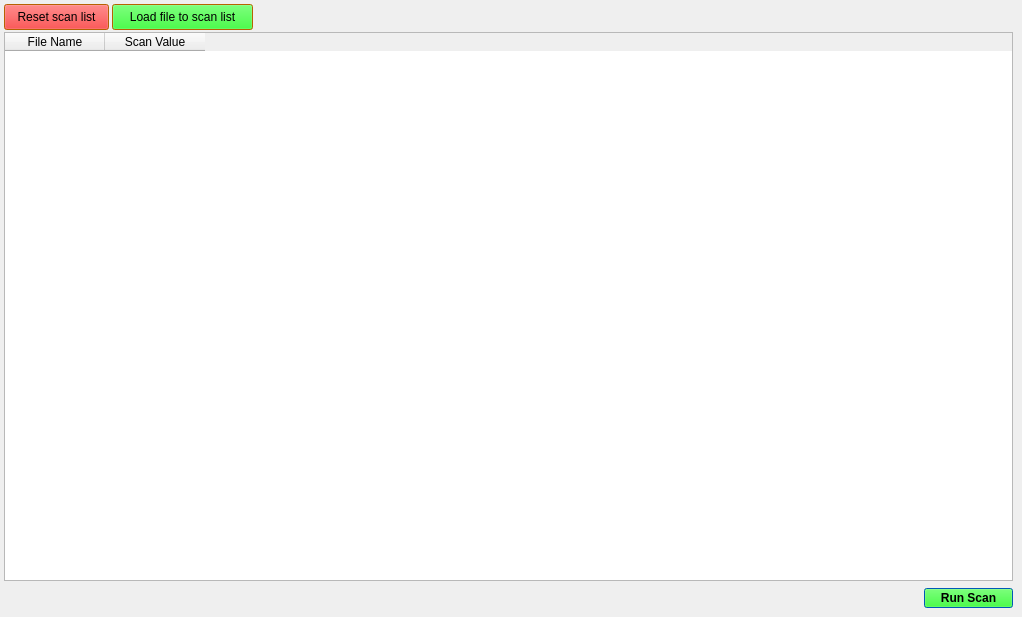
   <widget class="QWidget" name="tab">
    <attribute name="title">
     <string>Run Scan</string>
    </attribute>
    <widget class="QPushButton" name="runScanPB">
     <property name="geometry">
      <rect>
       <x>924</x>
       <y>588</y>
       <width>89</width>
       <height>20</height>
      </rect>
     </property>
     <property name="palette">
      <palette>
       <active>
        <colorrole role="WindowText">
         <brush brushstyle="SolidPattern">
          <color alpha="255">
           <red>0</red>
           <green>0</green>
           <blue>0</blue>
          </color>
         </brush>
        </colorrole>
        <colorrole role="Button">
         <brush brushstyle="SolidPattern">
          <color alpha="255">
           <red>0</red>
           <green>255</green>
           <blue>0</blue>
          </color>
         </brush>
        </colorrole>
        <colorrole role="Light">
         <brush brushstyle="SolidPattern">
          <color alpha="255">
           <red>130</red>
           <green>190</green>
           <blue>255</blue>
          </color>
         </brush>
        </colorrole>
        <colorrole role="Midlight">
         <brush brushstyle="SolidPattern">
          <color alpha="255">
           <red>66</red>
           <green>157</green>
           <blue>255</blue>
          </color>
         </brush>
        </colorrole>
        <colorrole role="Dark">
         <brush brushstyle="SolidPattern">
          <color alpha="255">
           <red>1</red>
           <green>62</green>
           <blue>127</blue>
          </color>
         </brush>
        </colorrole>
        <colorrole role="Mid">
         <brush brushstyle="SolidPattern">
          <color alpha="255">
           <red>1</red>
           <green>82</green>
           <blue>170</blue>
          </color>
         </brush>
        </colorrole>
        <colorrole role="Text">
         <brush brushstyle="SolidPattern">
          <color alpha="255">
           <red>0</red>
           <green>0</green>
           <blue>0</blue>
          </color>
         </brush>
        </colorrole>
        <colorrole role="BrightText">
         <brush brushstyle="SolidPattern">
          <color alpha="255">
           <red>255</red>
           <green>255</green>
           <blue>255</blue>
          </color>
         </brush>
        </colorrole>
        <colorrole role="ButtonText">
         <brush brushstyle="SolidPattern">
          <color alpha="255">
           <red>0</red>
           <green>0</green>
           <blue>0</blue>
          </color>
         </brush>
        </colorrole>
        <colorrole role="Base">
         <brush brushstyle="SolidPattern">
          <color alpha="255">
           <red>255</red>
           <green>255</green>
           <blue>255</blue>
          </color>
         </brush>
        </colorrole>
        <colorrole role="Window">
         <brush brushstyle="SolidPattern">
          <color alpha="255">
           <red>2</red>
           <green>124</green>
           <blue>255</blue>
          </color>
         </brush>
        </colorrole>
        <colorrole role="Shadow">
         <brush brushstyle="SolidPattern">
          <color alpha="255">
           <red>0</red>
           <green>0</green>
           <blue>0</blue>
          </color>
         </brush>
        </colorrole>
        <colorrole role="AlternateBase">
         <brush brushstyle="SolidPattern">
          <color alpha="255">
           <red>128</red>
           <green>189</green>
           <blue>255</blue>
          </color>
         </brush>
        </colorrole>
        <colorrole role="ToolTipBase">
         <brush brushstyle="SolidPattern">
          <color alpha="255">
           <red>255</red>
           <green>255</green>
           <blue>220</blue>
          </color>
         </brush>
        </colorrole>
        <colorrole role="ToolTipText">
         <brush brushstyle="SolidPattern">
          <color alpha="255">
           <red>0</red>
           <green>0</green>
           <blue>0</blue>
          </color>
         </brush>
        </colorrole>
       </active>
       <inactive>
        <colorrole role="WindowText">
         <brush brushstyle="SolidPattern">
          <color alpha="255">
           <red>0</red>
           <green>0</green>
           <blue>0</blue>
          </color>
         </brush>
        </colorrole>
        <colorrole role="Button">
         <brush brushstyle="SolidPattern">
          <color alpha="255">
           <red>0</red>
           <green>255</green>
           <blue>0</blue>
          </color>
         </brush>
        </colorrole>
        <colorrole role="Light">
         <brush brushstyle="SolidPattern">
          <color alpha="255">
           <red>130</red>
           <green>190</green>
           <blue>255</blue>
          </color>
         </brush>
        </colorrole>
        <colorrole role="Midlight">
         <brush brushstyle="SolidPattern">
          <color alpha="255">
           <red>66</red>
           <green>157</green>
           <blue>255</blue>
          </color>
         </brush>
        </colorrole>
        <colorrole role="Dark">
         <brush brushstyle="SolidPattern">
          <color alpha="255">
           <red>1</red>
           <green>62</green>
           <blue>127</blue>
          </color>
         </brush>
        </colorrole>
        <colorrole role="Mid">
         <brush brushstyle="SolidPattern">
          <color alpha="255">
           <red>1</red>
           <green>82</green>
           <blue>170</blue>
          </color>
         </brush>
        </colorrole>
        <colorrole role="Text">
         <brush brushstyle="SolidPattern">
          <color alpha="255">
           <red>0</red>
           <green>0</green>
           <blue>0</blue>
          </color>
         </brush>
        </colorrole>
        <colorrole role="BrightText">
         <brush brushstyle="SolidPattern">
          <color alpha="255">
           <red>255</red>
           <green>255</green>
           <blue>255</blue>
          </color>
         </brush>
        </colorrole>
        <colorrole role="ButtonText">
         <brush brushstyle="SolidPattern">
          <color alpha="255">
           <red>0</red>
           <green>0</green>
           <blue>0</blue>
          </color>
         </brush>
        </colorrole>
        <colorrole role="Base">
         <brush brushstyle="SolidPattern">
          <color alpha="255">
           <red>255</red>
           <green>255</green>
           <blue>255</blue>
          </color>
         </brush>
        </colorrole>
        <colorrole role="Window">
         <brush brushstyle="SolidPattern">
          <color alpha="255">
           <red>2</red>
           <green>124</green>
           <blue>255</blue>
          </color>
         </brush>
        </colorrole>
        <colorrole role="Shadow">
         <brush brushstyle="SolidPattern">
          <color alpha="255">
           <red>0</red>
           <green>0</green>
           <blue>0</blue>
          </color>
         </brush>
        </colorrole>
        <colorrole role="AlternateBase">
         <brush brushstyle="SolidPattern">
          <color alpha="255">
           <red>128</red>
           <green>189</green>
           <blue>255</blue>
          </color>
         </brush>
        </colorrole>
        <colorrole role="ToolTipBase">
         <brush brushstyle="SolidPattern">
          <color alpha="255">
           <red>255</red>
           <green>255</green>
           <blue>220</blue>
          </color>
         </brush>
        </colorrole>
        <colorrole role="ToolTipText">
         <brush brushstyle="SolidPattern">
          <color alpha="255">
           <red>0</red>
           <green>0</green>
           <blue>0</blue>
          </color>
         </brush>
        </colorrole>
       </inactive>
       <disabled>
        <colorrole role="WindowText">
         <brush brushstyle="SolidPattern">
          <color alpha="255">
           <red>1</red>
           <green>62</green>
           <blue>127</blue>
          </color>
         </brush>
        </colorrole>
        <colorrole role="Button">
         <brush brushstyle="SolidPattern">
          <color alpha="255">
           <red>0</red>
           <green>255</green>
           <blue>0</blue>
          </color>
         </brush>
        </colorrole>
        <colorrole role="Light">
         <brush brushstyle="SolidPattern">
          <color alpha="255">
           <red>130</red>
           <green>190</green>
           <blue>255</blue>
          </color>
         </brush>
        </colorrole>
        <colorrole role="Midlight">
         <brush brushstyle="SolidPattern">
          <color alpha="255">
           <red>66</red>
           <green>157</green>
           <blue>255</blue>
          </color>
         </brush>
        </colorrole>
        <colorrole role="Dark">
         <brush brushstyle="SolidPattern">
          <color alpha="255">
           <red>1</red>
           <green>62</green>
           <blue>127</blue>
          </color>
         </brush>
        </colorrole>
        <colorrole role="Mid">
         <brush brushstyle="SolidPattern">
          <color alpha="255">
           <red>1</red>
           <green>82</green>
           <blue>170</blue>
          </color>
         </brush>
        </colorrole>
        <colorrole role="Text">
         <brush brushstyle="SolidPattern">
          <color alpha="255">
           <red>1</red>
           <green>62</green>
           <blue>127</blue>
          </color>
         </brush>
        </colorrole>
        <colorrole role="BrightText">
         <brush brushstyle="SolidPattern">
          <color alpha="255">
           <red>255</red>
           <green>255</green>
           <blue>255</blue>
          </color>
         </brush>
        </colorrole>
        <colorrole role="ButtonText">
         <brush brushstyle="SolidPattern">
          <color alpha="255">
           <red>1</red>
           <green>62</green>
           <blue>127</blue>
          </color>
         </brush>
        </colorrole>
        <colorrole role="Base">
         <brush brushstyle="SolidPattern">
          <color alpha="255">
           <red>2</red>
           <green>124</green>
           <blue>255</blue>
          </color>
         </brush>
        </colorrole>
        <colorrole role="Window">
         <brush brushstyle="SolidPattern">
          <color alpha="255">
           <red>2</red>
           <green>124</green>
           <blue>255</blue>
          </color>
         </brush>
        </colorrole>
        <colorrole role="Shadow">
         <brush brushstyle="SolidPattern">
          <color alpha="255">
           <red>0</red>
           <green>0</green>
           <blue>0</blue>
          </color>
         </brush>
        </colorrole>
        <colorrole role="AlternateBase">
         <brush brushstyle="SolidPattern">
          <color alpha="255">
           <red>2</red>
           <green>124</green>
           <blue>255</blue>
          </color>
         </brush>
        </colorrole>
        <colorrole role="ToolTipBase">
         <brush brushstyle="SolidPattern">
          <color alpha="255">
           <red>255</red>
           <green>255</green>
           <blue>220</blue>
          </color>
         </brush>
        </colorrole>
        <colorrole role="ToolTipText">
         <brush brushstyle="SolidPattern">
          <color alpha="255">
           <red>0</red>
           <green>0</green>
           <blue>0</blue>
          </color>
         </brush>
        </colorrole>
       </disabled>
      </palette>
     </property>
     <property name="font">
      <font>
       <weight>75</weight>
       <bold>true</bold>
      </font>
     </property>
     <property name="text">
      <string>Run Scan</string>
     </property>
    </widget>
    <widget class="QPushButton" name="loadFileToScanListPB">
     <property name="geometry">
      <rect>
       <x>112</x>
       <y>4</y>
       <width>141</width>
       <height>26</height>
      </rect>
     </property>
     <property name="palette">
      <palette>
       <active>
        <colorrole role="WindowText">
         <brush brushstyle="SolidPattern">
          <color alpha="255">
           <red>0</red>
           <green>0</green>
           <blue>0</blue>
          </color>
         </brush>
        </colorrole>
        <colorrole role="Button">
         <brush brushstyle="SolidPattern">
          <color alpha="255">
           <red>0</red>
           <green>255</green>
           <blue>0</blue>
          </color>
         </brush>
        </colorrole>
        <colorrole role="Light">
         <brush brushstyle="SolidPattern">
          <color alpha="255">
           <red>255</red>
           <green>197</green>
           <blue>129</blue>
          </color>
         </brush>
        </colorrole>
        <colorrole role="Midlight">
         <brush brushstyle="SolidPattern">
          <color alpha="255">
           <red>255</red>
           <green>167</green>
           <blue>65</blue>
          </color>
         </brush>
        </colorrole>
        <colorrole role="Dark">
         <brush brushstyle="SolidPattern">
          <color alpha="255">
           <red>127</red>
           <green>68</green>
           <blue>0</blue>
          </color>
         </brush>
        </colorrole>
        <colorrole role="Mid">
         <brush brushstyle="SolidPattern">
          <color alpha="255">
           <red>170</red>
           <green>91</green>
           <blue>0</blue>
          </color>
         </brush>
        </colorrole>
        <colorrole role="Text">
         <brush brushstyle="SolidPattern">
          <color alpha="255">
           <red>0</red>
           <green>0</green>
           <blue>0</blue>
          </color>
         </brush>
        </colorrole>
        <colorrole role="BrightText">
         <brush brushstyle="SolidPattern">
          <color alpha="255">
           <red>255</red>
           <green>255</green>
           <blue>255</blue>
          </color>
         </brush>
        </colorrole>
        <colorrole role="ButtonText">
         <brush brushstyle="SolidPattern">
          <color alpha="255">
           <red>0</red>
           <green>0</green>
           <blue>0</blue>
          </color>
         </brush>
        </colorrole>
        <colorrole role="Base">
         <brush brushstyle="SolidPattern">
          <color alpha="255">
           <red>255</red>
           <green>255</green>
           <blue>255</blue>
          </color>
         </brush>
        </colorrole>
        <colorrole role="Window">
         <brush brushstyle="SolidPattern">
          <color alpha="255">
           <red>255</red>
           <green>137</green>
           <blue>1</blue>
          </color>
         </brush>
        </colorrole>
        <colorrole role="Shadow">
         <brush brushstyle="SolidPattern">
          <color alpha="255">
           <red>0</red>
           <green>0</green>
           <blue>0</blue>
          </color>
         </brush>
        </colorrole>
        <colorrole role="AlternateBase">
         <brush brushstyle="SolidPattern">
          <color alpha="255">
           <red>255</red>
           <green>196</green>
           <blue>128</blue>
          </color>
         </brush>
        </colorrole>
        <colorrole role="ToolTipBase">
         <brush brushstyle="SolidPattern">
          <color alpha="255">
           <red>255</red>
           <green>255</green>
           <blue>220</blue>
          </color>
         </brush>
        </colorrole>
        <colorrole role="ToolTipText">
         <brush brushstyle="SolidPattern">
          <color alpha="255">
           <red>0</red>
           <green>0</green>
           <blue>0</blue>
          </color>
         </brush>
        </colorrole>
       </active>
       <inactive>
        <colorrole role="WindowText">
         <brush brushstyle="SolidPattern">
          <color alpha="255">
           <red>0</red>
           <green>0</green>
           <blue>0</blue>
          </color>
         </brush>
        </colorrole>
        <colorrole role="Button">
         <brush brushstyle="SolidPattern">
          <color alpha="255">
           <red>0</red>
           <green>255</green>
           <blue>0</blue>
          </color>
         </brush>
        </colorrole>
        <colorrole role="Light">
         <brush brushstyle="SolidPattern">
          <color alpha="255">
           <red>255</red>
           <green>197</green>
           <blue>129</blue>
          </color>
         </brush>
        </colorrole>
        <colorrole role="Midlight">
         <brush brushstyle="SolidPattern">
          <color alpha="255">
           <red>255</red>
           <green>167</green>
           <blue>65</blue>
          </color>
         </brush>
        </colorrole>
        <colorrole role="Dark">
         <brush brushstyle="SolidPattern">
          <color alpha="255">
           <red>127</red>
           <green>68</green>
           <blue>0</blue>
          </color>
         </brush>
        </colorrole>
        <colorrole role="Mid">
         <brush brushstyle="SolidPattern">
          <color alpha="255">
           <red>170</red>
           <green>91</green>
           <blue>0</blue>
          </color>
         </brush>
        </colorrole>
        <colorrole role="Text">
         <brush brushstyle="SolidPattern">
          <color alpha="255">
           <red>0</red>
           <green>0</green>
           <blue>0</blue>
          </color>
         </brush>
        </colorrole>
        <colorrole role="BrightText">
         <brush brushstyle="SolidPattern">
          <color alpha="255">
           <red>255</red>
           <green>255</green>
           <blue>255</blue>
          </color>
         </brush>
        </colorrole>
        <colorrole role="ButtonText">
         <brush brushstyle="SolidPattern">
          <color alpha="255">
           <red>0</red>
           <green>0</green>
           <blue>0</blue>
          </color>
         </brush>
        </colorrole>
        <colorrole role="Base">
         <brush brushstyle="SolidPattern">
          <color alpha="255">
           <red>255</red>
           <green>255</green>
           <blue>255</blue>
          </color>
         </brush>
        </colorrole>
        <colorrole role="Window">
         <brush brushstyle="SolidPattern">
          <color alpha="255">
           <red>255</red>
           <green>137</green>
           <blue>1</blue>
          </color>
         </brush>
        </colorrole>
        <colorrole role="Shadow">
         <brush brushstyle="SolidPattern">
          <color alpha="255">
           <red>0</red>
           <green>0</green>
           <blue>0</blue>
          </color>
         </brush>
        </colorrole>
        <colorrole role="AlternateBase">
         <brush brushstyle="SolidPattern">
          <color alpha="255">
           <red>255</red>
           <green>196</green>
           <blue>128</blue>
          </color>
         </brush>
        </colorrole>
        <colorrole role="ToolTipBase">
         <brush brushstyle="SolidPattern">
          <color alpha="255">
           <red>255</red>
           <green>255</green>
           <blue>220</blue>
          </color>
         </brush>
        </colorrole>
        <colorrole role="ToolTipText">
         <brush brushstyle="SolidPattern">
          <color alpha="255">
           <red>0</red>
           <green>0</green>
           <blue>0</blue>
          </color>
         </brush>
        </colorrole>
       </inactive>
       <disabled>
        <colorrole role="WindowText">
         <brush brushstyle="SolidPattern">
          <color alpha="255">
           <red>127</red>
           <green>68</green>
           <blue>0</blue>
          </color>
         </brush>
        </colorrole>
        <colorrole role="Button">
         <brush brushstyle="SolidPattern">
          <color alpha="255">
           <red>0</red>
           <green>255</green>
           <blue>0</blue>
          </color>
         </brush>
        </colorrole>
        <colorrole role="Light">
         <brush brushstyle="SolidPattern">
          <color alpha="255">
           <red>255</red>
           <green>197</green>
           <blue>129</blue>
          </color>
         </brush>
        </colorrole>
        <colorrole role="Midlight">
         <brush brushstyle="SolidPattern">
          <color alpha="255">
           <red>255</red>
           <green>167</green>
           <blue>65</blue>
          </color>
         </brush>
        </colorrole>
        <colorrole role="Dark">
         <brush brushstyle="SolidPattern">
          <color alpha="255">
           <red>127</red>
           <green>68</green>
           <blue>0</blue>
          </color>
         </brush>
        </colorrole>
        <colorrole role="Mid">
         <brush brushstyle="SolidPattern">
          <color alpha="255">
           <red>170</red>
           <green>91</green>
           <blue>0</blue>
          </color>
         </brush>
        </colorrole>
        <colorrole role="Text">
         <brush brushstyle="SolidPattern">
          <color alpha="255">
           <red>127</red>
           <green>68</green>
           <blue>0</blue>
          </color>
         </brush>
        </colorrole>
        <colorrole role="BrightText">
         <brush brushstyle="SolidPattern">
          <color alpha="255">
           <red>255</red>
           <green>255</green>
           <blue>255</blue>
          </color>
         </brush>
        </colorrole>
        <colorrole role="ButtonText">
         <brush brushstyle="SolidPattern">
          <color alpha="255">
           <red>127</red>
           <green>68</green>
           <blue>0</blue>
          </color>
         </brush>
        </colorrole>
        <colorrole role="Base">
         <brush brushstyle="SolidPattern">
          <color alpha="255">
           <red>255</red>
           <green>137</green>
           <blue>1</blue>
          </color>
         </brush>
        </colorrole>
        <colorrole role="Window">
         <brush brushstyle="SolidPattern">
          <color alpha="255">
           <red>255</red>
           <green>137</green>
           <blue>1</blue>
          </color>
         </brush>
        </colorrole>
        <colorrole role="Shadow">
         <brush brushstyle="SolidPattern">
          <color alpha="255">
           <red>0</red>
           <green>0</green>
           <blue>0</blue>
          </color>
         </brush>
        </colorrole>
        <colorrole role="AlternateBase">
         <brush brushstyle="SolidPattern">
          <color alpha="255">
           <red>255</red>
           <green>137</green>
           <blue>1</blue>
          </color>
         </brush>
        </colorrole>
        <colorrole role="ToolTipBase">
         <brush brushstyle="SolidPattern">
          <color alpha="255">
           <red>255</red>
           <green>255</green>
           <blue>220</blue>
          </color>
         </brush>
        </colorrole>
        <colorrole role="ToolTipText">
         <brush brushstyle="SolidPattern">
          <color alpha="255">
           <red>0</red>
           <green>0</green>
           <blue>0</blue>
          </color>
         </brush>
        </colorrole>
       </disabled>
      </palette>
     </property>
     <property name="text">
      <string>Load file to scan list</string>
     </property>
    </widget>
    <widget class="QTableWidget" name="scanListTW">
     <property name="geometry">
      <rect>
       <x>4</x>
       <y>32</y>
       <width>1009</width>
       <height>549</height>
      </rect>
     </property>
     <column>
      <property name="text">
       <string>File Name</string>
      </property>
     </column>
     <column>
      <property name="text">
       <string>Scan Value</string>
      </property>
     </column>
    </widget>
    <widget class="QPushButton" name="resetScanListPB">
     <property name="geometry">
      <rect>
       <x>4</x>
       <y>4</y>
       <width>105</width>
       <height>26</height>
      </rect>
     </property>
     <property name="palette">
      <palette>
       <active>
        <colorrole role="WindowText">
         <brush brushstyle="SolidPattern">
          <color alpha="255">
           <red>0</red>
           <green>0</green>
           <blue>0</blue>
          </color>
         </brush>
        </colorrole>
        <colorrole role="Button">
         <brush brushstyle="SolidPattern">
          <color alpha="255">
           <red>255</red>
           <green>0</green>
           <blue>0</blue>
          </color>
         </brush>
        </colorrole>
        <colorrole role="Light">
         <brush brushstyle="SolidPattern">
          <color alpha="255">
           <red>255</red>
           <green>197</green>
           <blue>129</blue>
          </color>
         </brush>
        </colorrole>
        <colorrole role="Midlight">
         <brush brushstyle="SolidPattern">
          <color alpha="255">
           <red>255</red>
           <green>167</green>
           <blue>65</blue>
          </color>
         </brush>
        </colorrole>
        <colorrole role="Dark">
         <brush brushstyle="SolidPattern">
          <color alpha="255">
           <red>127</red>
           <green>68</green>
           <blue>0</blue>
          </color>
         </brush>
        </colorrole>
        <colorrole role="Mid">
         <brush brushstyle="SolidPattern">
          <color alpha="255">
           <red>170</red>
           <green>91</green>
           <blue>0</blue>
          </color>
         </brush>
        </colorrole>
        <colorrole role="Text">
         <brush brushstyle="SolidPattern">
          <color alpha="255">
           <red>0</red>
           <green>0</green>
           <blue>0</blue>
          </color>
         </brush>
        </colorrole>
        <colorrole role="BrightText">
         <brush brushstyle="SolidPattern">
          <color alpha="255">
           <red>255</red>
           <green>255</green>
           <blue>255</blue>
          </color>
         </brush>
        </colorrole>
        <colorrole role="ButtonText">
         <brush brushstyle="SolidPattern">
          <color alpha="255">
           <red>0</red>
           <green>0</green>
           <blue>0</blue>
          </color>
         </brush>
        </colorrole>
        <colorrole role="Base">
         <brush brushstyle="SolidPattern">
          <color alpha="255">
           <red>255</red>
           <green>255</green>
           <blue>255</blue>
          </color>
         </brush>
        </colorrole>
        <colorrole role="Window">
         <brush brushstyle="SolidPattern">
          <color alpha="255">
           <red>255</red>
           <green>137</green>
           <blue>1</blue>
          </color>
         </brush>
        </colorrole>
        <colorrole role="Shadow">
         <brush brushstyle="SolidPattern">
          <color alpha="255">
           <red>0</red>
           <green>0</green>
           <blue>0</blue>
          </color>
         </brush>
        </colorrole>
        <colorrole role="AlternateBase">
         <brush brushstyle="SolidPattern">
          <color alpha="255">
           <red>255</red>
           <green>196</green>
           <blue>128</blue>
          </color>
         </brush>
        </colorrole>
        <colorrole role="ToolTipBase">
         <brush brushstyle="SolidPattern">
          <color alpha="255">
           <red>255</red>
           <green>255</green>
           <blue>220</blue>
          </color>
         </brush>
        </colorrole>
        <colorrole role="ToolTipText">
         <brush brushstyle="SolidPattern">
          <color alpha="255">
           <red>0</red>
           <green>0</green>
           <blue>0</blue>
          </color>
         </brush>
        </colorrole>
       </active>
       <inactive>
        <colorrole role="WindowText">
         <brush brushstyle="SolidPattern">
          <color alpha="255">
           <red>0</red>
           <green>0</green>
           <blue>0</blue>
          </color>
         </brush>
        </colorrole>
        <colorrole role="Button">
         <brush brushstyle="SolidPattern">
          <color alpha="255">
           <red>255</red>
           <green>0</green>
           <blue>0</blue>
          </color>
         </brush>
        </colorrole>
        <colorrole role="Light">
         <brush brushstyle="SolidPattern">
          <color alpha="255">
           <red>255</red>
           <green>197</green>
           <blue>129</blue>
          </color>
         </brush>
        </colorrole>
        <colorrole role="Midlight">
         <brush brushstyle="SolidPattern">
          <color alpha="255">
           <red>255</red>
           <green>167</green>
           <blue>65</blue>
          </color>
         </brush>
        </colorrole>
        <colorrole role="Dark">
         <brush brushstyle="SolidPattern">
          <color alpha="255">
           <red>127</red>
           <green>68</green>
           <blue>0</blue>
          </color>
         </brush>
        </colorrole>
        <colorrole role="Mid">
         <brush brushstyle="SolidPattern">
          <color alpha="255">
           <red>170</red>
           <green>91</green>
           <blue>0</blue>
          </color>
         </brush>
        </colorrole>
        <colorrole role="Text">
         <brush brushstyle="SolidPattern">
          <color alpha="255">
           <red>0</red>
           <green>0</green>
           <blue>0</blue>
          </color>
         </brush>
        </colorrole>
        <colorrole role="BrightText">
         <brush brushstyle="SolidPattern">
          <color alpha="255">
           <red>255</red>
           <green>255</green>
           <blue>255</blue>
          </color>
         </brush>
        </colorrole>
        <colorrole role="ButtonText">
         <brush brushstyle="SolidPattern">
          <color alpha="255">
           <red>0</red>
           <green>0</green>
           <blue>0</blue>
          </color>
         </brush>
        </colorrole>
        <colorrole role="Base">
         <brush brushstyle="SolidPattern">
          <color alpha="255">
           <red>255</red>
           <green>255</green>
           <blue>255</blue>
          </color>
         </brush>
        </colorrole>
        <colorrole role="Window">
         <brush brushstyle="SolidPattern">
          <color alpha="255">
           <red>255</red>
           <green>137</green>
           <blue>1</blue>
          </color>
         </brush>
        </colorrole>
        <colorrole role="Shadow">
         <brush brushstyle="SolidPattern">
          <color alpha="255">
           <red>0</red>
           <green>0</green>
           <blue>0</blue>
          </color>
         </brush>
        </colorrole>
        <colorrole role="AlternateBase">
         <brush brushstyle="SolidPattern">
          <color alpha="255">
           <red>255</red>
           <green>196</green>
           <blue>128</blue>
          </color>
         </brush>
        </colorrole>
        <colorrole role="ToolTipBase">
         <brush brushstyle="SolidPattern">
          <color alpha="255">
           <red>255</red>
           <green>255</green>
           <blue>220</blue>
          </color>
         </brush>
        </colorrole>
        <colorrole role="ToolTipText">
         <brush brushstyle="SolidPattern">
          <color alpha="255">
           <red>0</red>
           <green>0</green>
           <blue>0</blue>
          </color>
         </brush>
        </colorrole>
       </inactive>
       <disabled>
        <colorrole role="WindowText">
         <brush brushstyle="SolidPattern">
          <color alpha="255">
           <red>127</red>
           <green>68</green>
           <blue>0</blue>
          </color>
         </brush>
        </colorrole>
        <colorrole role="Button">
         <brush brushstyle="SolidPattern">
          <color alpha="255">
           <red>255</red>
           <green>0</green>
           <blue>0</blue>
          </color>
         </brush>
        </colorrole>
        <colorrole role="Light">
         <brush brushstyle="SolidPattern">
          <color alpha="255">
           <red>255</red>
           <green>197</green>
           <blue>129</blue>
          </color>
         </brush>
        </colorrole>
        <colorrole role="Midlight">
         <brush brushstyle="SolidPattern">
          <color alpha="255">
           <red>255</red>
           <green>167</green>
           <blue>65</blue>
          </color>
         </brush>
        </colorrole>
        <colorrole role="Dark">
         <brush brushstyle="SolidPattern">
          <color alpha="255">
           <red>127</red>
           <green>68</green>
           <blue>0</blue>
          </color>
         </brush>
        </colorrole>
        <colorrole role="Mid">
         <brush brushstyle="SolidPattern">
          <color alpha="255">
           <red>170</red>
           <green>91</green>
           <blue>0</blue>
          </color>
         </brush>
        </colorrole>
        <colorrole role="Text">
         <brush brushstyle="SolidPattern">
          <color alpha="255">
           <red>127</red>
           <green>68</green>
           <blue>0</blue>
          </color>
         </brush>
        </colorrole>
        <colorrole role="BrightText">
         <brush brushstyle="SolidPattern">
          <color alpha="255">
           <red>255</red>
           <green>255</green>
           <blue>255</blue>
          </color>
         </brush>
        </colorrole>
        <colorrole role="ButtonText">
         <brush brushstyle="SolidPattern">
          <color alpha="255">
           <red>127</red>
           <green>68</green>
           <blue>0</blue>
          </color>
         </brush>
        </colorrole>
        <colorrole role="Base">
         <brush brushstyle="SolidPattern">
          <color alpha="255">
           <red>255</red>
           <green>137</green>
           <blue>1</blue>
          </color>
         </brush>
        </colorrole>
        <colorrole role="Window">
         <brush brushstyle="SolidPattern">
          <color alpha="255">
           <red>255</red>
           <green>137</green>
           <blue>1</blue>
          </color>
         </brush>
        </colorrole>
        <colorrole role="Shadow">
         <brush brushstyle="SolidPattern">
          <color alpha="255">
           <red>0</red>
           <green>0</green>
           <blue>0</blue>
          </color>
         </brush>
        </colorrole>
        <colorrole role="AlternateBase">
         <brush brushstyle="SolidPattern">
          <color alpha="255">
           <red>255</red>
           <green>137</green>
           <blue>1</blue>
          </color>
         </brush>
        </colorrole>
        <colorrole role="ToolTipBase">
         <brush brushstyle="SolidPattern">
          <color alpha="255">
           <red>255</red>
           <green>255</green>
           <blue>220</blue>
          </color>
         </brush>
        </colorrole>
        <colorrole role="ToolTipText">
         <brush brushstyle="SolidPattern">
          <color alpha="255">
           <red>0</red>
           <green>0</green>
           <blue>0</blue>
          </color>
         </brush>
        </colorrole>
       </disabled>
      </palette>
     </property>
     <property name="text">
      <string>Reset scan list</string>
     </property>
    </widget>
   </widget>
